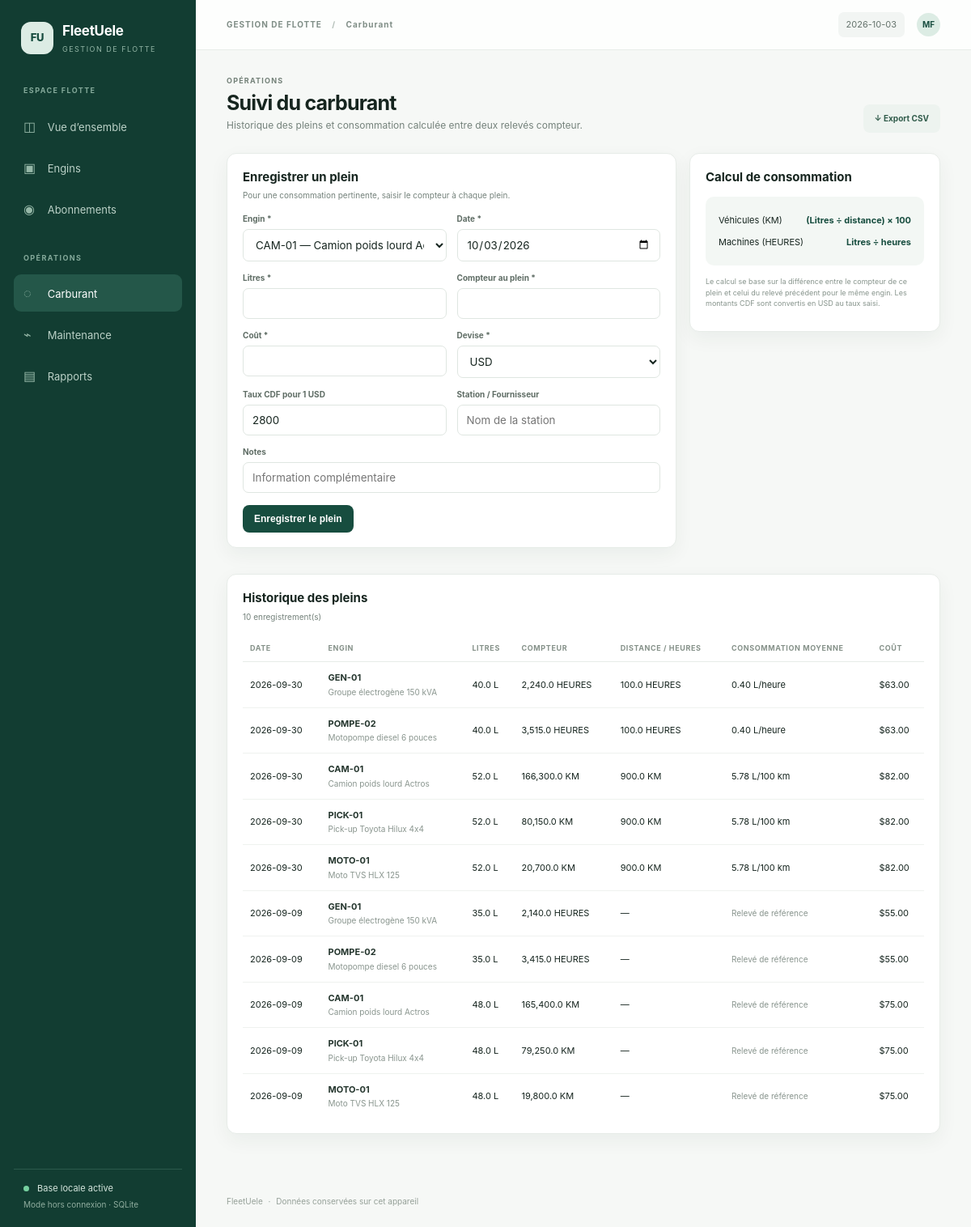
Page /fuel on the committed database.
### tables this page shows
CREATE TABLE fuel_logs (
            id INTEGER PRIMARY KEY AUTOINCREMENT,
            asset_id INTEGER NOT NULL REFERENCES assets(id) ON DELETE CASCADE,
            filled_at TEXT NOT NULL,
            litres REAL NOT NULL,
            cost REAL NOT NULL,
            currency TEXT NOT NULL CHECK(currency IN ('USD','CDF')),
            fx_rate REAL NOT NULL DEFAULT 2800,
            cost_usd REAL NOT NULL,
            meter REAL NOT NULL,
            station TEXT DEFAULT '',
            notes TEXT DEFAULT ''
        );

CREATE TABLE assets (
            id INTEGER PRIMARY KEY AUTOINCREMENT,
            code TEXT NOT NULL UNIQUE,
            client TEXT NOT NULL DEFAULT 'Client Démo',
            label TEXT NOT NULL,
            category TEXT NOT NULL,
            unit TEXT NOT NULL CHECK(unit IN ('KM','HEURES')),
            interval REAL NOT NULL,
            initial_meter REAL NOT NULL DEFAULT 0,
            current_meter REAL NOT NULL DEFAULT 0,
            created_at TEXT NOT NULL
        );

### app.py (the view, shortened to what this page needs)
@app.route("/fuel", methods=["GET", "POST"])
def fuel_page():
    with get_db() as db:
        assets=db.execute("SELECT id,code,label,unit,current_meter FROM assets ORDER BY code").fetchall()
        logs=db.execute("""SELECT f.*,a.code,a.label,a.unit FROM fuel_logs f JOIN assets a ON a.id=f.asset_id ORDER BY f.filled_at DESC,f.id DESC""").fetchall()
    enriched=[]
    for r in logs:
        prev=next((p for p in logs if p["asset_id"]==r["asset_id"] and (p["meter"] < r["meter"] or (p["meter"]==r["meter"] and p["id"]<r["id"]))),None)
        distance=(float(r["meter"])-float(prev["meter"])) if prev else None
        consumption=(float(r["litres"])/distance*100 if r["unit"]=="KM" and distance and distance>0 else (float(r["litres"])/distance if r["unit"]=="HEURES" and distance and distance>0 else None))
        enriched.append(dict(r, distance=distance, consumption=consumption))
    return render_template("fuel.html", assets=assets, logs=enriched)

### app.py (called while the page is built)
def get_db() -> sqlite3.Connection:
    db = sqlite3.connect(DB_PATH)
    db.row_factory = sqlite3.Row
    db.execute("PRAGMA foreign_keys = ON")
    return db

@app.context_processor
def inject_globals():
    return {"today": date.today().isoformat(), "rates": RATES, "methods": METHODS, "maintenance_types": MAINTENANCE_TYPES}

### templates/fuel.html
{% extends 'base.html' %}{% block title %}Carburant{% endblock %}{% block crumb %}Carburant{% endblock %}{% block content %}
<div class="page-head"><div><div class="eyebrow">Opérations</div><h1>Suivi du carburant</h1><p class="subtitle">Historique des pleins et consommation calculée entre deux relevés compteur.</p></div><div class="toolbar"><a class="btn secondary" href="{{ url_for('export_csv',kind='fuel') }}">↓ Export CSV</a></div></div>
<div class="form-layout"><section class="panel"><div class="panel-head"><div><h2>Enregistrer un plein</h2><p>Pour une consommation pertinente, saisir le compteur à chaque plein.</p></div></div><form method="post"><div class="form-grid"><div class="field"><label>Engin *</label><select name="asset_id" required>{% for a in assets %}<option value="{{ a.id }}">{{ a.code }} — {{ a.label }}</option>{% endfor %}</select></div><div class="field"><label>Date *</label><input type="date" name="filled_at" value="{{ today }}" required></div><div class="field"><label>Litres *</label><input type="number" name="litres" step=".01" min=".01" required></div><div class="field"><label>Compteur au plein *</label><input type="number" name="meter" step=".1" min="0" required></div><div class="field"><label>Coût *</label><input type="number" name="cost" step=".01" min="0" required></div><div class="field"><label>Devise *</label><select name="currency" id="currency"><option>USD</option><option>CDF</option></select></div><div class="field" id="fx-field"><label>Taux CDF pour 1 USD</label><input type="number" name="fx_rate" value="2800" min="1" step="1"></div><div class="field"><label>Station / Fournisseur</label><input name="station" placeholder="Nom de la station"></div><div class="field full"><label>Notes</label><input name="notes" placeholder="Information complémentaire"></div></div><div class="form-actions"><button class="btn">Enregistrer le plein</button></div></form></section><aside class="panel"><h2>Calcul de consommation</h2><div class="rate-card"><div class="rate-line"><span>Véhicules (KM)</span><strong>(Litres ÷ distance) × 100</strong></div><div class="rate-line"><span>Machines (HEURES)</span><strong>Litres ÷ heures</strong></div></div><p class="help">Le calcul se base sur la différence entre le compteur de ce plein et celui du relevé précédent pour le même engin. Les montants CDF sont convertis en USD au taux saisi.</p></aside></div>
<section class="panel" style="margin-top:16px"><div class="panel-head"><div><h2>Historique des pleins</h2><p>{{ logs|length }} enregistrement(s)</p></div></div><div class="table-wrap"><table><thead><tr><th>Date</th><th>Engin</th><th>Litres</th><th>Compteur</th><th>Distance / heures</th><th>Consommation moyenne</th><th>Coût</th></tr></thead><tbody>{% for f in logs %}<tr><td>{{ f.filled_at }}</td><td><div class="primary-cell">{{ f.code }}</div><div class="secondary-cell">{{ f.label }}</div></td><td>{{ '%.1f'|format(f.litres) }} L</td><td>{{ '{:,.1f}'.format(f.meter) }} {{ f.unit }}</td><td>{{ '{:,.1f}'.format(f.distance) if f.distance is not none else '—' }} {{ f.unit if f.distance is not none else '' }}</td><td>{% if f.consumption is not none %}{{ '%.2f'|format(f.consumption) }} {{ 'L/100 km' if f.unit=='KM' else 'L/heure' }}{% else %}<span class="secondary-cell">Relevé de référence</span>{% endif %}</td><td>${{ '%.2f'|format(f.cost_usd) }}{% if f.currency=='CDF' %}<div class="secondary-cell">{{ '{:,.0f}'.format(f.cost) }} CDF</div>{% endif %}</td></tr>{% else %}<tr><td colspan="7" class="empty">Aucun plein enregistré.</td></tr>{% endfor %}</tbody></table></div></section>
{% endblock %}

### static/style.css (style rules this page uses)
:root { --ink:#16251f;--muted:#74827b;--green:#174d3f;--green2:#dcece4;--line:#e7ece8;--bg:#f6f8f6;--white:#fff;--orange:#b86a16;--red:#b3443c;--shadow:0 8px 24px rgba(24,49,38,.055) }
* { box-sizing:border-box }
body { margin:0;background:var(--bg);color:var(--ink);font:14px/1.5 Inter,-apple-system,BlinkMacSystemFont,"Segoe UI",sans-serif }
a { color:inherit;text-decoration:none }
.page-head { display:flex;align-items:flex-end;justify-content:space-between;gap:16px;margin-bottom:25px }
.eyebrow { color:#738178;letter-spacing:1.2px;font-size:9px;font-weight:700;text-transform:uppercase;margin-bottom:5px }
h1 { font-size:25px;letter-spacing:-.8px;margin:0 0 4px;line-height:1.2 }
h2 { font-size:15px;margin:0 }
.subtitle { color:var(--muted);font-size:12px;margin:0 }
.btn { border:0;border-radius:8px;background:var(--green);color:#fff;font-weight:650;font-size:12px;padding:10px 14px;display:inline-flex;align-items:center;justify-content:center;gap:7px;cursor:pointer }
.btn.secondary { background:#edf3ef;color:#315c4b }
.card,.panel { background:var(--white);border:1px solid var(--line);border-radius:12px;box-shadow:var(--shadow) }
.panel { padding:18px 19px;margin-bottom:16px }
.panel-head { display:flex;justify-content:space-between;align-items:center;margin-bottom:14px }
.panel-head p { font-size:10px;color:var(--muted);margin:4px 0 0 }
.table-wrap { overflow-x:auto }
table { width:100%;border-collapse:collapse;text-align:left;font-size:11px }
th { color:#859189;font-weight:650;font-size:9px;text-transform:uppercase;letter-spacing:.6px;padding:10px 9px;border-bottom:1px solid var(--line);white-space:nowrap }
td { padding:11px 9px;border-bottom:1px solid #eff2ef;vertical-align:middle }
tbody tr:last-child td { border-bottom:0 }
.primary-cell { font-weight:650;color:#25362e }
.secondary-cell { font-size:10px;color:#89958e;margin-top:2px }
.form-grid { display:grid;grid-template-columns:repeat(2,minmax(0,1fr));gap:13px }
.field { display:flex;flex-direction:column;gap:5px }
.field.full { grid-column:1/-1 }
label { font-size:10px;font-weight:700;color:#5f6d65 }
input,select,textarea { font:12px inherit;color:var(--ink);font-family:inherit;border:1px solid #dfe6e1;border-radius:7px;padding:10px 11px;background:#fff;width:100%;outline:none }
.help { font-size:9px;color:#87948c }
.form-actions { display:flex;gap:8px;margin-top:15px }
.form-layout { display:grid;grid-template-columns:minmax(0,1fr) 310px;gap:16px;align-items:start }
.rate-card { padding:16px;border-radius:10px;background:#f3f7f4;margin:13px 0 }
.rate-line { display:flex;justify-content:space-between;font-size:11px;padding:5px 0 }
.rate-line strong { color:var(--green) }
.toolbar { display:flex;gap:8px;flex-wrap:wrap }
.toolbar .btn { font-size:10px }

### rows in the picture
fuel_logs: filled_at "2026-09-30", code "GEN-01", label "Groupe électrogène 150 kVA", litres "40.0", meter "2,240.0", unit "HEURES", distance "100.0", consumption "0.40", cost_usd "63.00"
assets: unit "L/heure"
fuel_logs: filled_at "2026-09-30", code "POMPE-02", label "Motopompe diesel 6 pouces", litres "40.0", meter "3,515.0", unit "HEURES", distance "100.0", consumption "0.40", cost_usd "63.00"
assets: unit "L/heure"
fuel_logs: filled_at "2026-09-30", code "CAM-01", label "Camion poids lourd Actros", litres "52.0", meter "166,300.0", unit "KM", distance "900.0", consumption "5.78", cost_usd "82.00"
assets: unit "L/100 km"
fuel_logs: filled_at "2026-09-30", code "PICK-01", label "Pick-up Toyota Hilux 4x4", litres "52.0", meter "80,150.0", unit "KM", distance "900.0", consumption "5.78", cost_usd "82.00"
assets: unit "L/100 km"
fuel_logs: filled_at "2026-09-30", code "MOTO-01", label "Moto TVS HLX 125", litres "52.0", meter "20,700.0", unit "KM", distance "900.0", consumption "5.78", cost_usd "82.00"
assets: unit "L/100 km"
fuel_logs: filled_at "2026-09-09", code "GEN-01", label "Groupe électrogène 150 kVA", litres "35.0", meter "2,140.0", unit "HEURES", distance "—", shows "Relevé de référence", cost_usd "55.00"
fuel_logs: filled_at "2026-09-09", code "POMPE-02", label "Motopompe diesel 6 pouces", litres "35.0", meter "3,415.0", unit "HEURES", distance "—", shows "Relevé de référence", cost_usd "55.00"
fuel_logs: filled_at "2026-09-09", code "CAM-01", label "Camion poids lourd Actros", litres "48.0", meter "165,400.0", unit "KM", distance "—", shows "Relevé de référence", cost_usd "75.00"
fuel_logs: filled_at "2026-09-09", code "PICK-01", label "Pick-up Toyota Hilux 4x4", litres "48.0", meter "79,250.0", unit "KM", distance "—", shows "Relevé de référence", cost_usd "75.00"
fuel_logs: filled_at "2026-09-09", code "MOTO-01", label "Moto TVS HLX 125", litres "48.0", meter "19,800.0", unit "KM", distance "—", shows "Relevé de référence", cost_usd "75.00"

### other values in the picture
{{ logs|length }} "10"
form field asset_id "CAM-01 — Camion poids lourd Actros"
